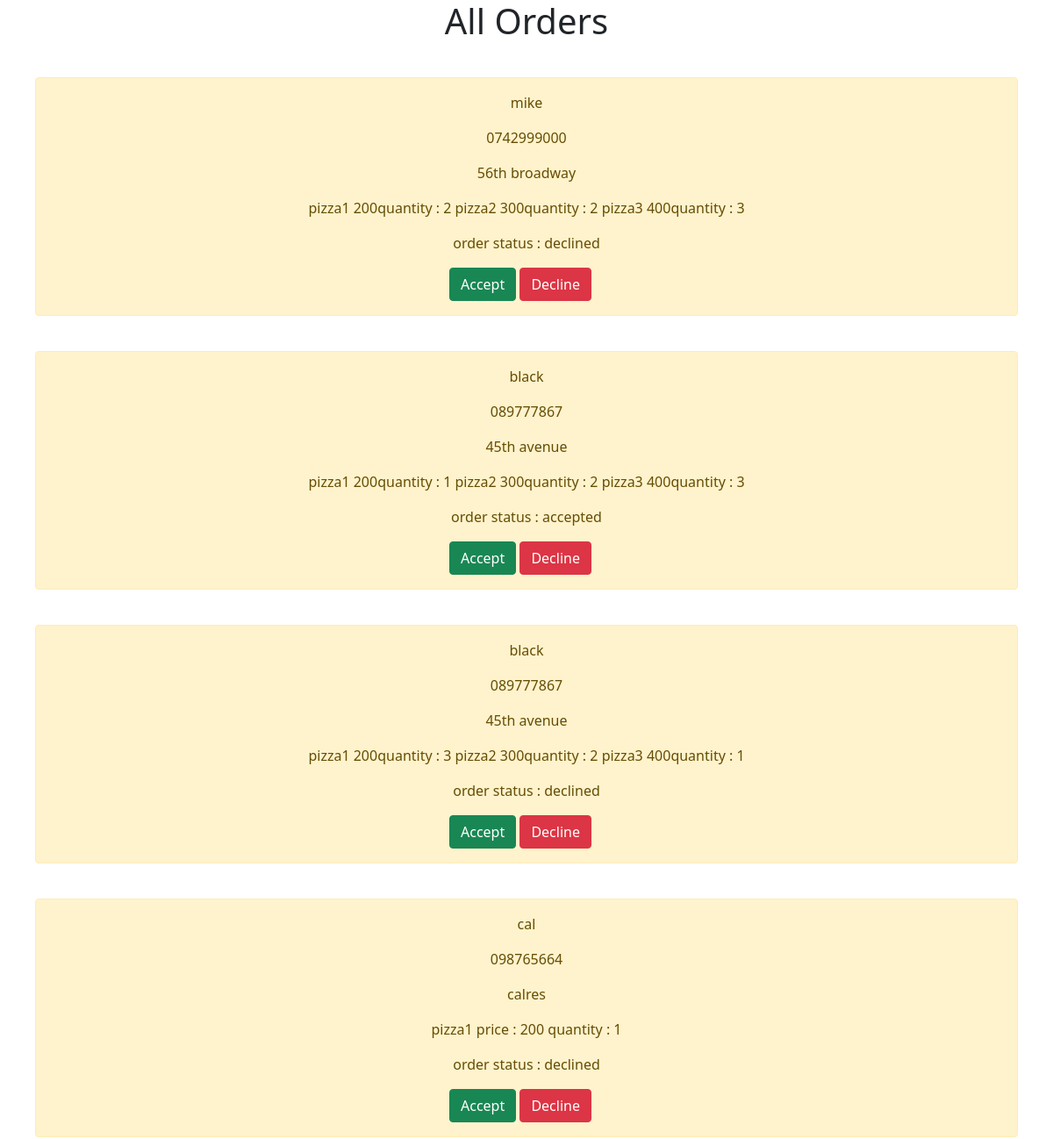
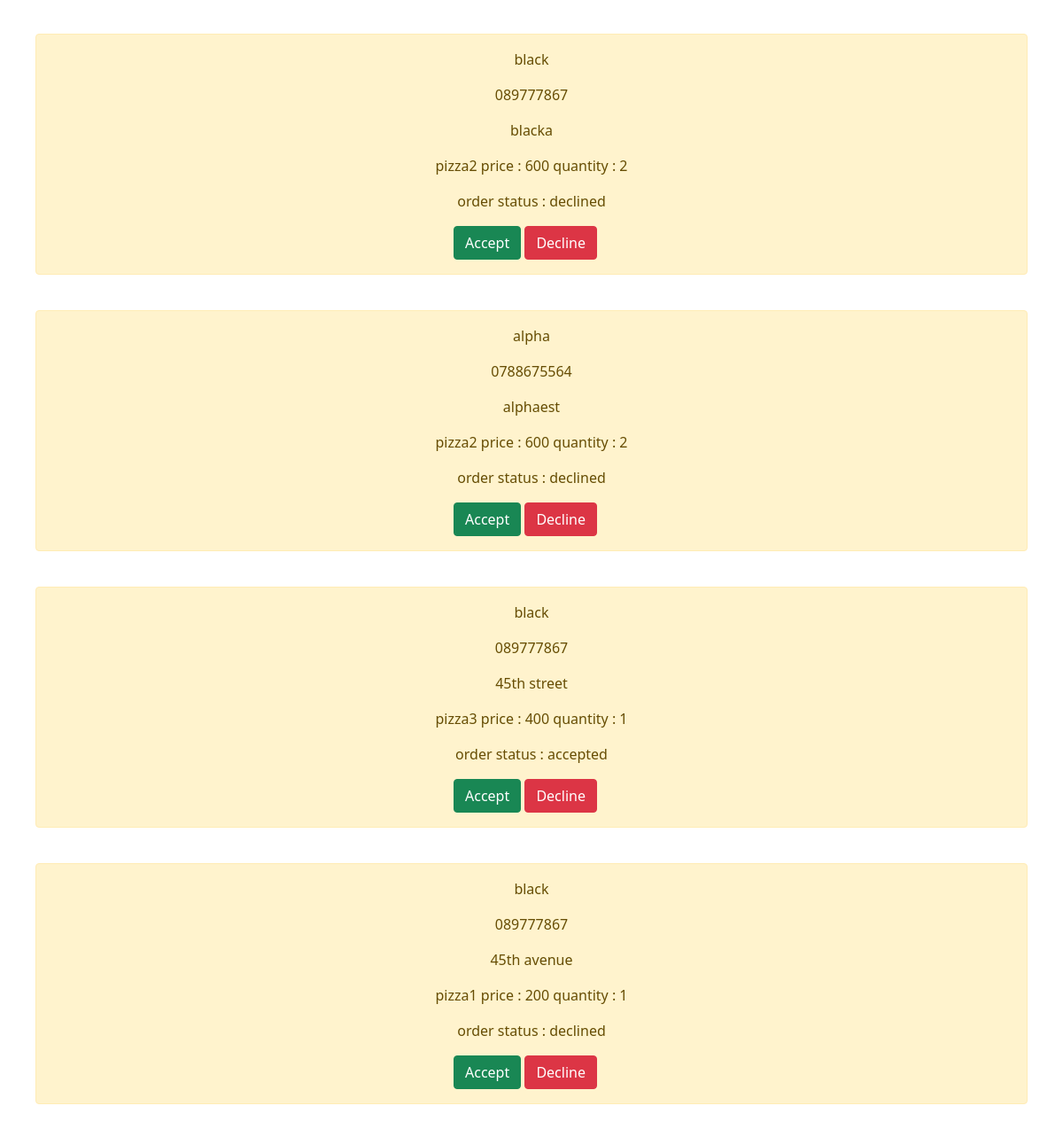
The page /adminorders/ on the database as committed earlier (2 pictures, top to bottom).
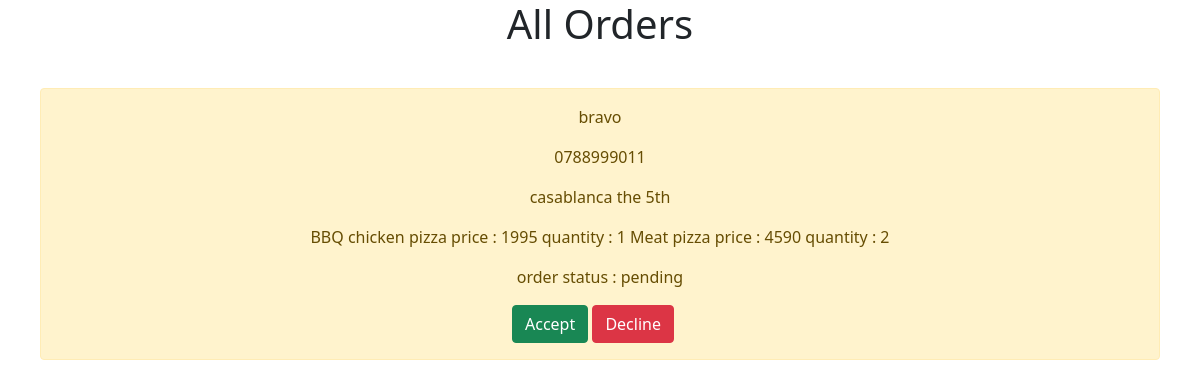
The same page on the database as committed later.
### pizzaapp/models.py (models this page shows)
class orderModel(models.Model):
    username = models.CharField(max_length=10)
    telephone = models.CharField(max_length=10)
    address = models.CharField(max_length=10)
    ordereditems = models.CharField(max_length=10)
    status = models.CharField(max_length=10)

### pizzaapp/views.py (the view)
# urls.py: path('adminorders/',adminorders),
def adminorders(request):
    orders = orderModel.objects.all()
    context = {'orders' : orders}
    return render(request,'pizzaapp/adminorders.html',context)

### templates/pizzaapp/adminorders.html
{% extends 'base.html' %}
{% block content %}
<h1 style="text-align: center;">All Orders</h1>
{% for order in orders %}
<div style="margin: 40px;" class="alert alert-warning" role="alert">
    <p style="text-align: center;" >{{order.username}}</p>
    <p style="text-align: center;" >{{order.telephone}}</p>
    <p style="text-align: center;" >{{order.address}}</p>
    <p style="text-align: center;" >{{order.ordereditems}}</p>
    <p style="text-align: center;">order status : {{order.status}}</p>
    <div class="container" style="margin: auto;width: 200px;">
        <a href="/acceptorder/{{order.id}}/" class="btn btn-success">Accept</a>
        <a href="/declineorder/{{order.id}}/" class="btn btn-danger">Decline</a>
    </div>
</div>
{% endfor %}
{% endblock %}

### templates/base.html (shortened to what this page needs)
<!DOCTYPE html>
<html lang="en">
<head>
    <link href="https://cdn.jsdelivr.net/npm/bootstrap@5.0.2/dist/css/bootstrap.min.css" rel="stylesheet">
</head>
<body>
    {% block content%}
    {%endblock%}
</body>
</html>

Rows that differ between the two databases and show on the page:
removed orderModel: username "mike", telephone "0742999000", address "56th broadway", ordereditems "pizza1 200quantity : 2 pizza2 300quantity : 2 pizza3 400quantity : 3", status "declined"
removed orderModel: username "black", telephone "089777867", address "45th avenue", ordereditems "pizza1 200quantity : 1 pizza2 300quantity : 2 pizza3 400quantity : 3", status "accepted"
removed orderModel: username "black", telephone "089777867", address "45th avenue", ordereditems "pizza1 200quantity : 3 pizza2 300quantity : 2 pizza3 400quantity : 1", status "declined"
removed orderModel: username "cal", telephone "098765664", address "calres", ordereditems "pizza1 price : 200 quantity : 1", status "declined"
removed orderModel: username "black", telephone "089777867", address "blacka", ordereditems "pizza2 price : 600 quantity : 2", status "declined"
removed orderModel: username "alpha", telephone "0788675564", address "alphaest", ordereditems "pizza2 price : 600 quantity : 2", status "declined"
removed orderModel: username "black", telephone "089777867", address "45th street", ordereditems "pizza3 price : 400 quantity : 1", status "accepted"
removed orderModel: username "black", telephone "089777867", address "45th avenue", ordereditems "pizza1 price : 200 quantity : 1", status "declined"
added orderModel: username "bravo", telephone "0788999011", address "casablanca the 5th", ordereditems "BBQ chicken pizza price : 1995 quantity : 1 Meat pizza price : 4590 quantity : 2", status "pending"
